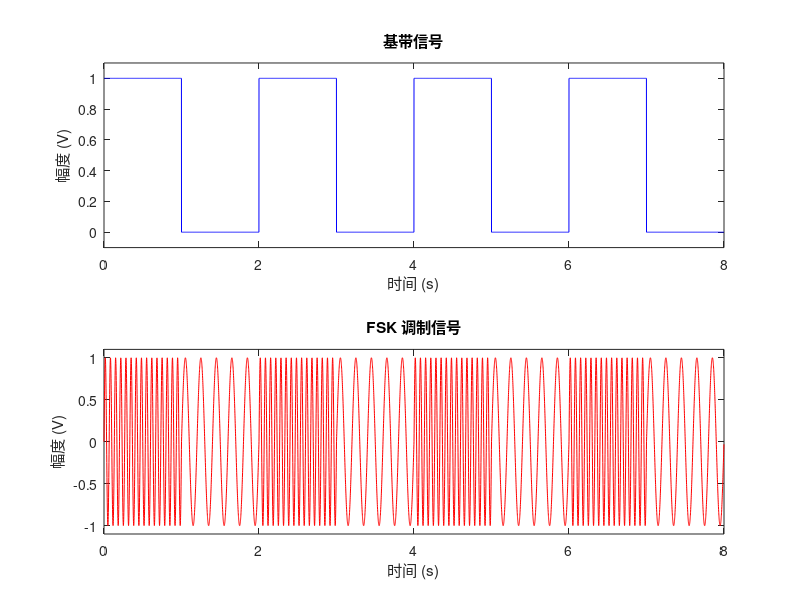
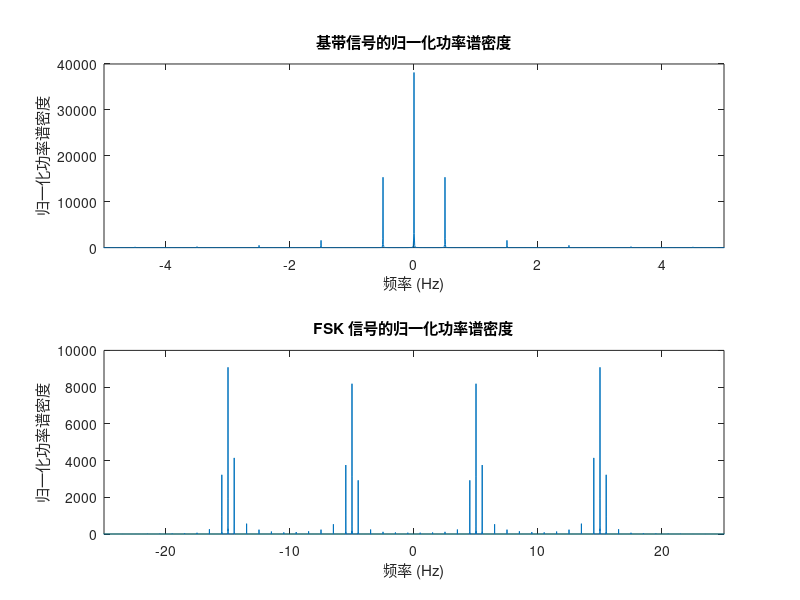
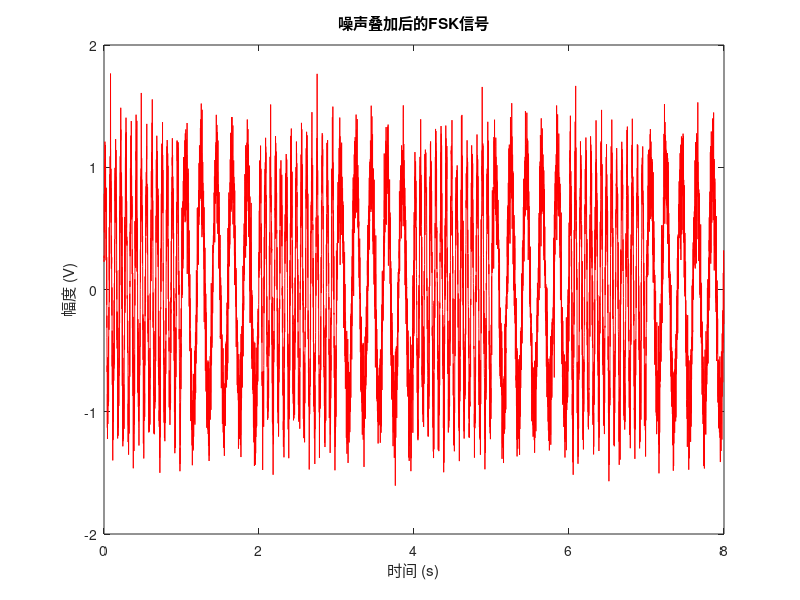
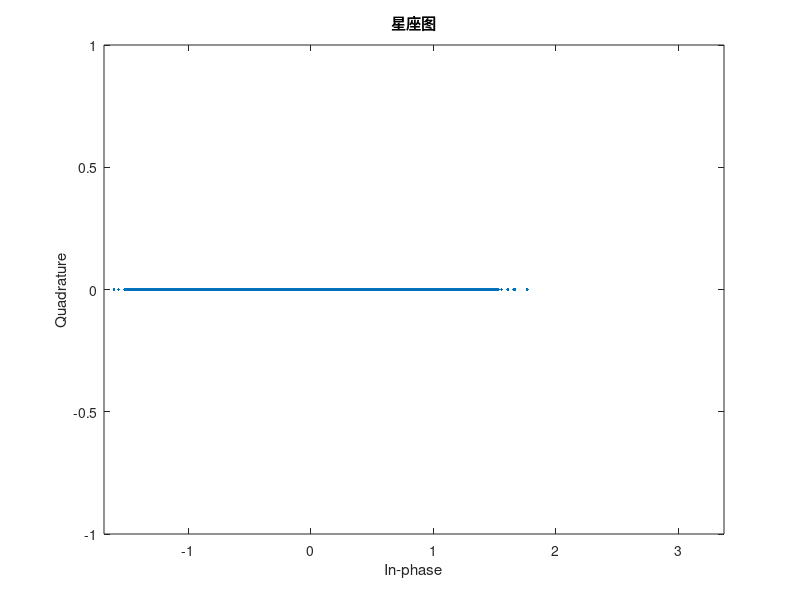

Here is the MATLAB script that generated these plots, in order: (Note: this script raises an error after producing the figures.)
% 通信原理 实验 4 2ASK/2FSK/2PSK/2DPSK+AWGN

% 2FSK
clc;
clear;

% 初始化
Fs = 1000;  % 采样频率
Ts = 1;  % 码元周期
T = 0:1/Fs:200;  % 时间范围

% 生成基带信号 m(t)
% 产生单极性不归零基带信号 m(t)
m = zeros(size(T));
for k = 1:length(T)
    if mod(floor(T(k)), 2) == 0  % 生成随机的 0 和 1
        m(k) = 1;
    end
end

m = m(:)';  % 转换为列向量

% 生成载波信号
f1 = 5;  % 5 Hz 载波
f2 = 15;  % 15 Hz 载波
carrier1 = sin(2 * pi * f1 * T);
carrier2 = sin(2 * pi * f2 * T);

% FSK 调制
FSK_signal = zeros(size(T));
FSK_signal(m == 0) = carrier1(m == 0);
FSK_signal(m == 1) = carrier2(m == 1);

% 时域波形图
figure;
subplot(2, 1, 1);
plot(T(1:8000), m(1:8000), 'b');
xlabel('时间 (s)');
ylabel('幅度 (V)');
title('基带信号');
ylim([-0.1 1.1]);

subplot(2, 1, 2);
plot(T(1:8000), FSK_signal(1:8000), 'r');
xlabel('时间 (s)');
ylabel('幅度 (V)');
title('FSK 调制信号');
ylim([-1.1 1.1]);

% 功率谱密度图
M = length(T);
M2 = 2^nextpow2(M);
f_m = Fs * (-M2 / 2:M2 / 2 - 1) / M2;
PSD_m = abs(fftshift(fft(m, M2))).^2/M2;

f_FSK = Fs*(-M2 / 2:M2 /2 - 1) / M2;
PSD_FSK = abs(fftshift(fft(FSK_signal, M2))) .^ 2 / M2;

figure;
subplot(2, 1, 1);
plot(f_m, PSD_m);
xlabel('频率 (Hz)');
ylabel('归一化功率谱密度');
title('基带信号的归一化功率谱密度');
xlim([-5 5]);

subplot(2, 1, 2);
plot(f_FSK, PSD_FSK);
xlabel('频率 (Hz)');
ylabel('归一化功率谱密度');
title('FSK 信号的归一化功率谱密度');
xlim([-25 25]);

% 添加噪声
SNR = 10;  % 信噪比
FSK_signal_noisy = awgn(FSK_signal, SNR, 'measured');

% 噪声叠加后的时域波形图
figure;
plot(T(1:8000), FSK_signal_noisy(1:8000), 'r');
xlabel('时间 (s)');
ylabel('幅度 (V)');
title('噪声叠加后的FSK信号');

% 星座图
scatterplot(FSK_signal_noisy(1:8000));
title('星座图');

% 理想滤波
% 低通滤波 (f1 = 5Hz)
[b, a] = butter(6, 2*f1/Fs);
m1 = filtfilt(b, a, FSK_signal_noisy);

% 带通滤波 (f2 = 15Hz)
d = designfilt('bandpassiir','FilterOrder',20, ...
               'HalfPowerFrequency1',f2-1,'HalfPowerFrequency2',f2+1, ...
               'SampleRate',Fs);
m2 = filtfilt(d, FSK_signal_noisy);

% 时域波形图
figure;
subplot(2,1,1);
plot(T(1:8000), m1(1:8000), 'r');
xlabel('时间 (s)');
ylabel('幅度 (V)');
title('理想低通滤波后的信号 m1(t)');

subplot(2,1,2);
plot(T(1:8000), m2(1:8000), 'r');
xlabel('时间 (s)');
ylabel('幅度 (V)');
title('理想带通滤波后的信号 m2(t)');

% 频谱图
M = length(T);
M2 = 2^nextpow2(M);
f_m1 = Fs*(-M2/2:M2/2-1)/M2;
PSD_m1 = abs(fftshift(fft(m1, M2))).^2/M2;

f_m2 = Fs*(-M2/2:M2/2-1)/M2;
PSD_m2 = abs(fftshift(fft(m2, M2))).^2/M2;

figure;
subplot(2,1,1);
plot(f_m1, PSD_m1);
xlabel('频率 (Hz)');
ylabel('归一化功率谱密度');
title('m1(t) 的归一化功率谱密度');

subplot(2,1,2);
plot(f_m2, PSD_m2);
xlabel('频率 (Hz)');
ylabel('归一化功率谱密度');
title('m2(t) 的归一化功率谱密度');

% 全波整流
m1_rect = abs(m1);
m2_rect = abs(m2);

% 理想低通滤波
[b, a] = butter(6, 2*(f1+1)/Fs);
m1_demod = filtfilt(b, a, m1_rect);

[b, a] = butter(6, 2*(f2+1)/Fs);
m2_demod = filtfilt(b, a, m2_rect);

% 判决基带信号
samples_m1 = m1_demod(Ts/2:Ts:end);
samples_m2 = m2_demod(Ts/2:Ts:end);

C = samples_m1 > samples_m2;
C = double(C);

% 绘制还原的基带信号
restored_signal = zeros(1, length(T));
restored_signal(Ts/2:Ts:end) = C;
restored_signal = repmat(restored_signal, Fs, 1);
restored_signal = restored_signal(:)';

figure;
plot(T(1:8000), m(1:8000), 'b');
hold on;
plot(T(1:8000), restored_signal(1:8000), 'r');
xlabel('时间 (s)');
ylabel('幅度 (V)');
title('原始基带信号与还原基带信号比较');
legend('原始基带信号', '还原基带信号');
ylim([-0.1 1.1]);
